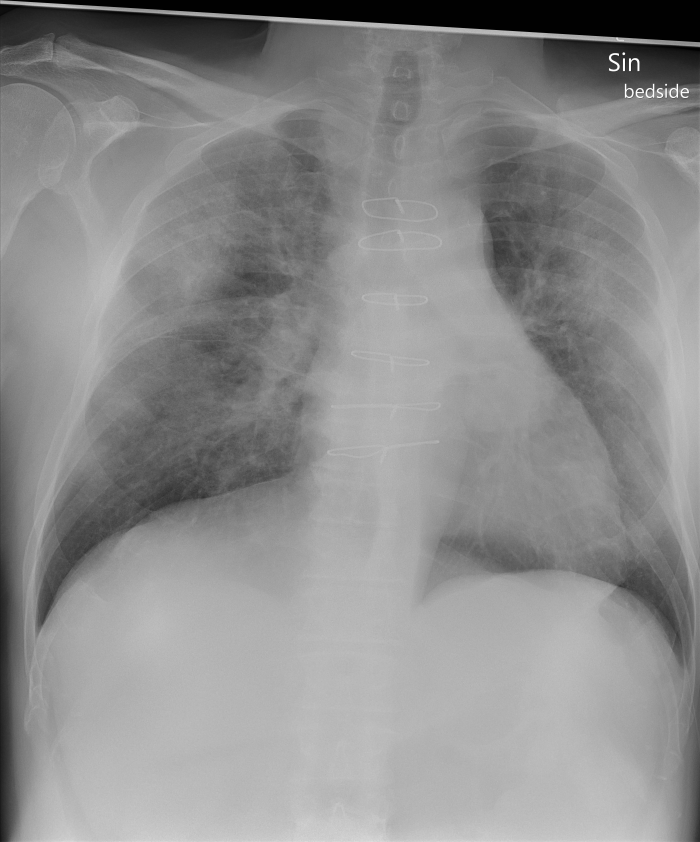
#> input picture val/covid/covid001.jpg, 2800 x 3368 px, found by its file name (shown at 1/4 size); its folder holds only this picture in this run
$ python val.py
#> lines starting #> are read from the running program, lines starting #| are printed output that depends on the picture
import numpy as np
import matplotlib.pyplot as plt
import os
import cv2
import pickle
import random

DATADIR = "D:/Work_Code/aith/val"
CATEGORIES = ["covid", "normal", "pneumonia"]

training_data = []
IMG_SIZE = 50

def create_training_data():
    for category in CATEGORIES:
        path = os.path.join(DATADIR, category)
        class_num = CATEGORIES.index(category)
        for img in os.listdir(path):
            try:
                img_array = cv2.imread(os.path.join(path,img), cv2.IMREAD_GRAYSCALE)
#> img_array is the input picture: shape (3368, 2800); min 0, max 255, mean 140.6
                new_array = cv2.resize(img_array, (IMG_SIZE,IMG_SIZE))
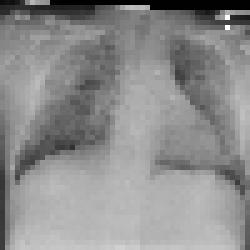
#> new_array: shape (50, 50) (shown 5 times larger); min 0, max 254, mean 140.7
                training_data.append([new_array, class_num])
            except Exception as e:
                pass
#> pass 2 of the loop in create_training_data, `for category in CATEGORIES:`:
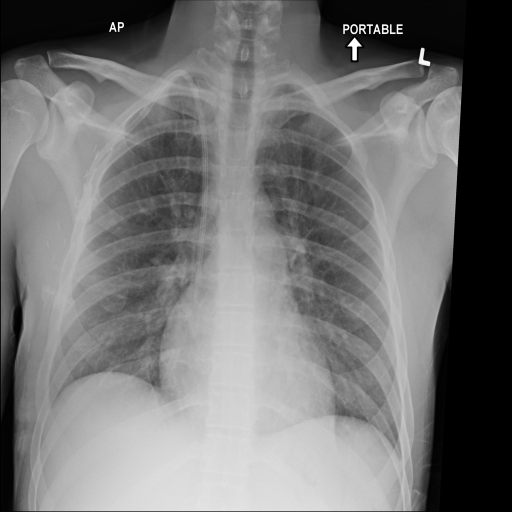
#> input picture val/normal/normal001.png, 1024 x 1024 px, found by its file name (shown at 1/2 size)
#> in create_training_data, img_array is the input picture: shape (1024, 1024); min 0, max 255, mean 116.7
#> in create_training_data, `new_array = cv2.resize(img_array, (IMG_SIZE,IMG_SIZE))`:
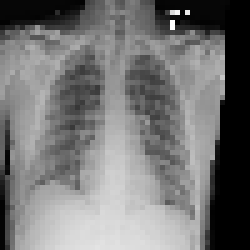
#> new_array: shape (50, 50) (shown 5 times larger); min 0, max 255, mean 117.1
#> (the run stopped early here; a loop or call above may not have finished)
